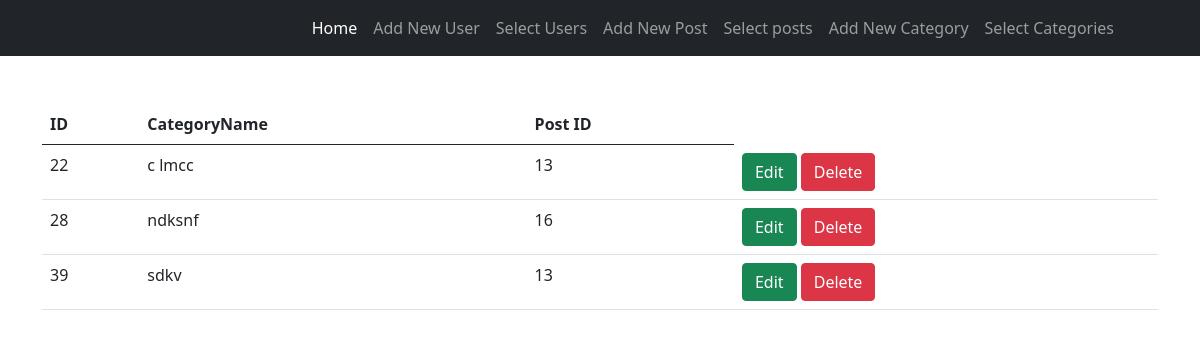
The app's page /indexcatg.php with its own data.
### tables this page shows
CREATE TABLE `catig` (
  `id` int(11) NOT NULL,
  `category_name` varchar(50) NOT NULL,
  `post_id` int(11) NOT NULL
);

### indexcatg.php (the view, shortened to what this page needs)
<!doctype html>
<html lang="en">
  <head>
    <link href="https://cdn.jsdelivr.net/npm/bootstrap@5.0.2/dist/css/bootstrap.min.css" rel="stylesheet">
  </head>
<body>
    <nav class="navbar navbar-expand-lg navbar-dark bg-dark">
        <div class="container px-lg-5">
            <div class="collapse navbar-collapse" id="navbarSupportedContent">
                <ul class="navbar-nav ms-auto mb-2 mb-lg-0">
                    <li class="nav-item"><a class="nav-link active" aria-current="page" href="#!"> Home </a></li>
                    <li class="nav-item"><a class="nav-link" href="createuser.php">Add New User</a></li>
                    <li class="nav-item"><a class="nav-link" href="indexuser.php">Select Users</a></li>
                    <li class="nav-item"><a class="nav-link" href="createpost.php">Add New Post</a></li>
                    <li class="nav-item"><a class="nav-link" href="indexpost.php">Select posts</a></li>
                    <li class="nav-item"><a class="nav-link" href="createcatg.php">Add New Category</a></li>
                    <li class="nav-item"><a class="nav-link" href="indexcatg.php">Select Categories</a></li>
                </ul>
            </div>
        </div>
    </nav>
<div class="container my-4 mt-5">
<table class="table">
  <thead>
    <tr>
      <th>ID</th>
      <th>CategoryName</th>
      <th>Post ID</th>
    </tr>
  </thead>
  <tbody>
    <?php
    include "connection.php";
    $sql = "select * from catig";
    $result = $conn->query($sql);
    while($row=$result->fetch_assoc()){
        echo "
    <tr>
      <td>$row[id]</td>
      <td>$row[category_name]</td>
      <td>$row[post_id]</td>
      <td>
         <a class='btn btn-success' href='editcatg.php?id=$row[id]'>Edit</a>
         <a class='btn btn-danger' href='deletecatg.php?id=$row[id]'>Delete</a>
      </td>
</tr>
";
    }
?>
  </tbody>
</table>
</div>
  </body>
</html>

### records on screen
catig: id "22", category_name "c lmcc", post "13"
catig: id "28", category_name "ndksnf", post "16"
catig: id "39", category_name "sdkv", post "13"
